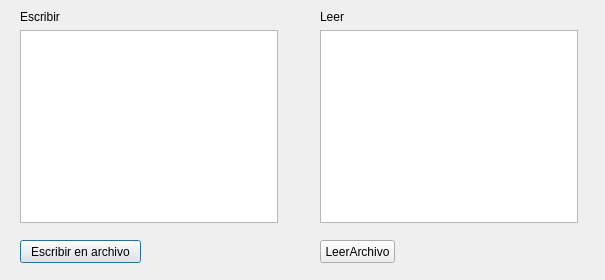
<?xml version="1.0" encoding="UTF-8"?>
<ui version="4.0">
 <class>Dialog</class>
 <widget class="QDialog" name="Dialog">
  <property name="geometry">
   <rect>
    <x>0</x>
    <y>0</y>
    <width>605</width>
    <height>280</height>
   </rect>
  </property>
  <property name="sizePolicy">
   <sizepolicy hsizetype="Preferred" vsizetype="Preferred">
    <horstretch>0</horstretch>
    <verstretch>0</verstretch>
   </sizepolicy>
  </property>
  <property name="windowTitle">
   <string>Gestor de archivos</string>
  </property>
  <widget class="QPushButton" name="BtnCrear">
   <property name="geometry">
    <rect>
     <x>20</x>
     <y>240</y>
     <width>121</width>
     <height>23</height>
    </rect>
   </property>
   <property name="text">
    <string>Escribir en archivo</string>
   </property>
  </widget>
  <widget class="QWidget" name="layoutWidget">
   <property name="geometry">
    <rect>
     <x>320</x>
     <y>10</y>
     <width>258</width>
     <height>213</height>
    </rect>
   </property>
   <layout class="QVBoxLayout" name="verticalLayout_2">
    <item>
     <widget class="QLabel" name="label_2">
      <property name="text">
       <string>Leer</string>
      </property>
     </widget>
    </item>
    <item>
     <widget class="QPlainTextEdit" name="TxtLeer"/>
    </item>
   </layout>
  </widget>
  <widget class="QPushButton" name="BtnLeer">
   <property name="geometry">
    <rect>
     <x>320</x>
     <y>240</y>
     <width>75</width>
     <height>23</height>
    </rect>
   </property>
   <property name="text">
    <string>LeerArchivo</string>
   </property>
  </widget>
  <widget class="QWidget" name="">
   <property name="geometry">
    <rect>
     <x>20</x>
     <y>10</y>
     <width>258</width>
     <height>213</height>
    </rect>
   </property>
   <layout class="QVBoxLayout" name="verticalLayout">
    <item>
     <widget class="QLabel" name="label">
      <property name="text">
       <string>Escribir</string>
      </property>
     </widget>
    </item>
    <item>
     <widget class="QPlainTextEdit" name="TxtEscribir"/>
    </item>
   </layout>
  </widget>
 </widget>
 <tabstops>
  <tabstop>BtnCrear</tabstop>
  <tabstop>TxtEscribir</tabstop>
 </tabstops>
 <resources/>
 <connections/>
</ui>
